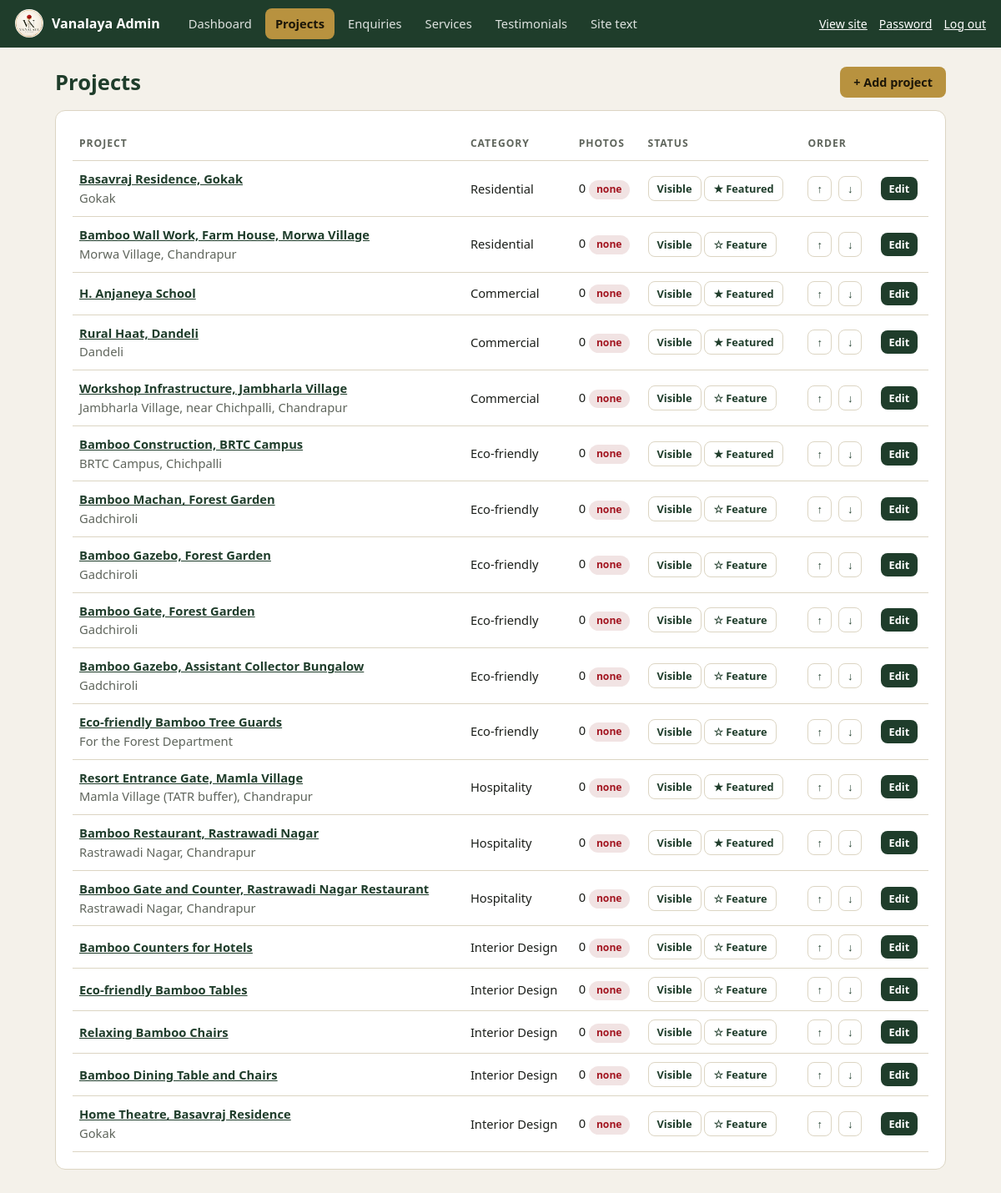
/admin/projects (signed in), run on the app's committed database.
### tables this page shows
CREATE TABLE projects (
    id INTEGER PRIMARY KEY AUTOINCREMENT,
    slug TEXT UNIQUE NOT NULL,
    title TEXT NOT NULL,
    category TEXT NOT NULL,
    location TEXT DEFAULT '',
    area TEXT DEFAULT '',
    summary TEXT DEFAULT '',
    description TEXT DEFAULT '',
    tags TEXT DEFAULT '',
    studio_role TEXT DEFAULT '',
    video_url TEXT DEFAULT '',
    featured INTEGER DEFAULT 0,
    published INTEGER DEFAULT 1,
    sort_order INTEGER DEFAULT 0,
    created_at TEXT DEFAULT CURRENT_TIMESTAMP
);

CREATE TABLE categories (
    slug TEXT PRIMARY KEY,
    name TEXT NOT NULL,
    blurb TEXT DEFAULT '',
    sort_order INTEGER DEFAULT 0
);

### app.py (the view)
    @app.route("/admin/projects")
    @login_required
    def admin_projects():
        rows = db().execute(
            "SELECT p.*, c.name AS category_name, "
            "(SELECT COUNT(*) FROM project_images i WHERE i.project_id = p.id) AS photos "
            "FROM projects p JOIN categories c ON c.slug = p.category ORDER BY p.sort_order, p.id").fetchall()
        return render_template("admin/projects.html", projects=rows)

### app.py (called while the page is built)
def register_db(app):
    def get_db():
        if "db" not in g:
            g.db = sqlite3.connect(app.config["DB_PATH"])
            g.db.row_factory = sqlite3.Row
            g.db.execute("PRAGMA foreign_keys = ON")
        return g.db
    app.get_db = get_db
    @app.teardown_appcontext
    def close_db(_exc):
        db = g.pop("db", None)
        if db is not None:
            db.close()

def get_settings(db):
    return {r["key"]: r["value"] for r in db.execute("SELECT key, value FROM site_settings")}

### templates/admin/projects.html (shortened to what this page needs)
{% extends "admin/base.html" %}
{% block content %}
<div class="row" style="justify-content:space-between;margin-bottom:14px">
  <h1 style="margin:0">Projects</h1>
  <a class="btn btn-gold" href="{{ url_for('admin_project_new') }}">+ Add project</a>
</div>
<div class="panel tablewrap">
<table>
  <tr><th>Project</th><th>Category</th><th>Photos</th><th>Status</th><th>Order</th><th></th></tr>
  {% for p in projects %}
  <tr>
    <td><a href="{{ url_for('admin_project_edit', pid=p.id) }}"><strong>{{ p.title }}</strong></a>{% if p.location %}<br><span class="muted">{{ p.location }}</span>{% endif %}</td>
    <td>{{ p.category_name }}</td>
    <td>{{ p.photos }}{% if not p.photos %} <span class="badge off">none</span>{% endif %}</td>
    <td>
      <form method="post" action="{{ url_for('admin_project_toggle', pid=p.id, field='published') }}" style="display:inline"><input type="hidden" name="csrf_token" value="{{ csrf_token() }}"><button class="btn btn-sm btn-light">{{ 'Visible' if p.published else 'Hidden' }}</button></form>
      <form method="post" action="{{ url_for('admin_project_toggle', pid=p.id, field='featured') }}" style="display:inline"><input type="hidden" name="csrf_token" value="{{ csrf_token() }}"><button class="btn btn-sm btn-light">{{ '★ Featured' if p.featured else '☆ Feature' }}</button></form>
    </td>
    <td>
      <div class="row">
        <form method="post" action="{{ url_for('admin_project_move', pid=p.id, direction='up') }}"><input type="hidden" name="csrf_token" value="{{ csrf_token() }}"><button class="btn btn-sm btn-light" aria-label="Move up">↑</button></form>
        <form method="post" action="{{ url_for('admin_project_move', pid=p.id, direction='down') }}"><input type="hidden" name="csrf_token" value="{{ csrf_token() }}"><button class="btn btn-sm btn-light" aria-label="Move down">↓</button></form>
      </div>
    </td>
    <td><a class="btn btn-sm" href="{{ url_for('admin_project_edit', pid=p.id) }}">Edit</a></td>
  </tr>
  {% endfor %}
</table>
</div>
{% endblock %}

### static/css/admin.css (style rules this page uses)
:root { --green:#1f3d2b;--gold:#b8923f;--red:#a31621;--bg:#f4f1ea;--line:#dcd5c3;--ink:#1c1f1b;--muted:#5f655c }
* { box-sizing:border-box }
body { margin:0;font:16px/1.55 system-ui,-apple-system,'Segoe UI',Roboto,Arial,sans-serif;background:var(--bg);color:var(--ink) }
a { color:var(--green) }
h1 { font-size:1.6rem;margin:0 0 16px;color:var(--green) }
.panel { background:#fff;border:1px solid var(--line);border-radius:12px;padding:20px;margin-bottom:20px }
table { width:100%;border-collapse:collapse;font-size:.92rem }
th,td { padding:10px 8px;border-bottom:1px solid var(--line);text-align:left;vertical-align:middle }
th { font-size:.76rem;text-transform:uppercase;letter-spacing:.08em;color:var(--muted) }
.tablewrap { overflow-x:auto }
.btn { display:inline-block;background:var(--green);color:#fff;border:0;border-radius:8px;padding:9px 16px;font:600 .9rem system-ui,sans-serif;cursor:pointer;text-decoration:none }
.btn-sm { padding:5px 10px;font-size:.8rem }
.btn-gold { background:var(--gold);color:#1c1608 }
.btn-light { background:#fff;color:var(--green);border:1px solid var(--line) }
.row { display:flex;flex-wrap:wrap;gap:8px;align-items:center }
.row form { margin:0 }
.badge { display:inline-block;padding:2px 9px;border-radius:999px;font-size:.76rem;font-weight:600;background:#e8efe6;color:var(--green) }
.badge.off { background:#f1e3e3;color:var(--red) }
.muted { color:var(--muted) }

### data on the page
projects: title "Basavraj Residence, Gokak", location "Gokak", category_name "Residential", photos "0", published "Visible", featured "★ Featured"
projects: title "Bamboo Wall Work, Farm House, Morwa Village", location "Morwa Village, Chandrapur", category_name "Residential", photos "0", published "Visible", featured "☆ Feature"
projects: title "H. Anjaneya School", category_name "Commercial", photos "0", published "Visible", featured "★ Featured"
projects: title "Rural Haat, Dandeli", location "Dandeli", category_name "Commercial", photos "0", published "Visible", featured "★ Featured"
projects: title "Workshop Infrastructure, Jambharla Village", location "Jambharla Village, near Chichpalli, Chandrapur", category_name "Commercial", photos "0", published "Visible", featured "☆ Feature"
projects: title "Bamboo Construction, BRTC Campus", location "BRTC Campus, Chichpalli", category_name "Eco-friendly", photos "0", published "Visible", featured "★ Featured"
projects: title "Bamboo Machan, Forest Garden", location "Gadchiroli", category_name "Eco-friendly", photos "0", published "Visible", featured "☆ Feature"
projects: title "Bamboo Gazebo, Forest Garden", location "Gadchiroli", category_name "Eco-friendly", photos "0", published "Visible", featured "☆ Feature"
projects: title "Bamboo Gate, Forest Garden", location "Gadchiroli", category_name "Eco-friendly", photos "0", published "Visible", featured "☆ Feature"
projects: title "Bamboo Gazebo, Assistant Collector Bungalow", location "Gadchiroli", category_name "Eco-friendly", photos "0", published "Visible", featured "☆ Feature"
projects: title "Eco-friendly Bamboo Tree Guards", location "For the Forest Department", category_name "Eco-friendly", photos "0", published "Visible", featured "☆ Feature"
projects: title "Resort Entrance Gate, Mamla Village", location "Mamla Village (TATR buffer), Chandrapur", category_name "Hospitality", photos "0", published "Visible", featured "★ Featured"
projects: title "Bamboo Restaurant, Rastrawadi Nagar", location "Rastrawadi Nagar, Chandrapur", category_name "Hospitality", photos "0", published "Visible", featured "★ Featured"
projects: title "Bamboo Gate and Counter, Rastrawadi Nagar Restaurant", location "Rastrawadi Nagar, Chandrapur", category_name "Hospitality", photos "0", published "Visible", featured "☆ Feature"
projects: title "Bamboo Counters for Hotels", category_name "Interior Design", photos "0", published "Visible", featured "☆ Feature"
projects: title "Eco-friendly Bamboo Tables", category_name "Interior Design", photos "0", published "Visible", featured "☆ Feature"
projects: title "Relaxing Bamboo Chairs", category_name "Interior Design", photos "0", published "Visible", featured "☆ Feature"
projects: title "Bamboo Dining Table and Chairs", category_name "Interior Design", photos "0", published "Visible", featured "☆ Feature"
projects: title "Home Theatre, Basavraj Residence", location "Gokak", category_name "Interior Design", photos "0", published "Visible", featured "☆ Feature"
